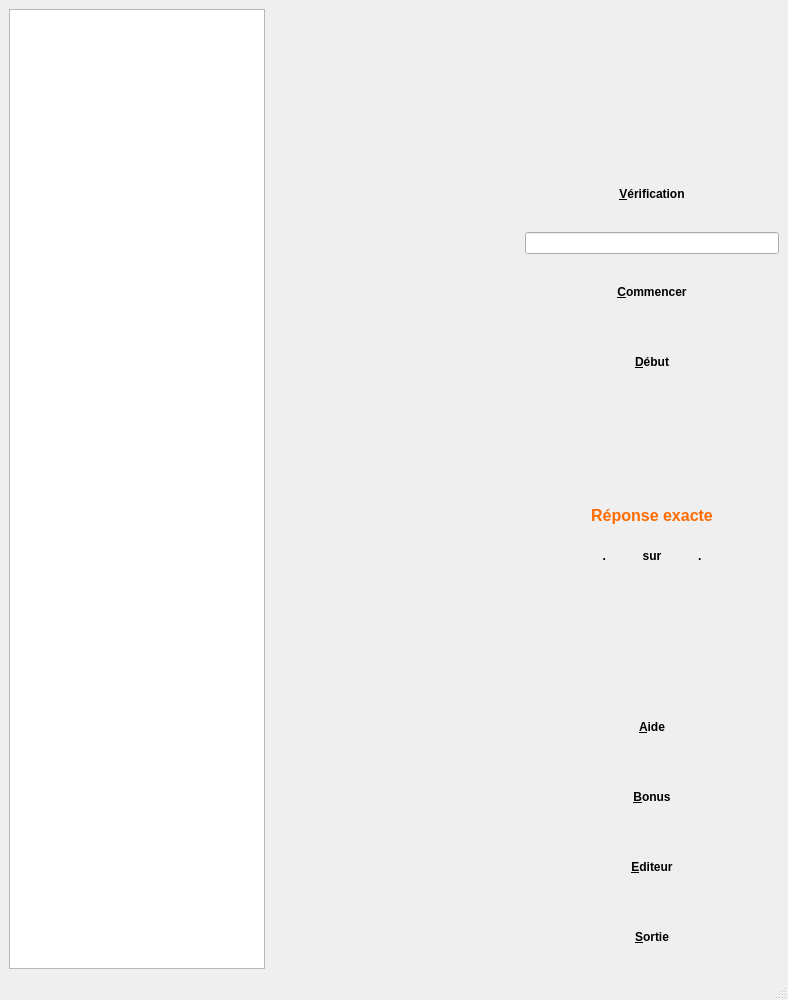
<?xml version="1.0" encoding="UTF-8"?>
<ui version="4.0">
 <class>exercice</class>
 <widget class="QMainWindow" name="exercice">
  <property name="windowModality">
   <enum>Qt::WindowModal</enum>
  </property>
  <property name="geometry">
   <rect>
    <x>0</x>
    <y>0</y>
    <width>788</width>
    <height>1000</height>
   </rect>
  </property>
  <property name="windowTitle">
   <string>MainWindow</string>
  </property>
  <widget class="QWidget" name="centralwidget">
   <layout class="QGridLayout" name="gridLayout">
    <item row="0" column="0">
     <widget class="QGraphicsView" name="vue"/>
    </item>
    <item row="0" column="1">
     <spacer name="horizontalSpacer">
      <property name="orientation">
       <enum>Qt::Horizontal</enum>
      </property>
      <property name="sizeHint" stdset="0">
       <size>
        <width>10</width>
        <height>20</height>
       </size>
      </property>
     </spacer>
    </item>
    <item row="0" column="2">
     <layout class="QVBoxLayout" name="verticalLayout_3">
      <item>
       <spacer name="verticalSpacer_5">
        <property name="orientation">
         <enum>Qt::Vertical</enum>
        </property>
        <property name="sizeType">
         <enum>QSizePolicy::Preferred</enum>
        </property>
        <property name="sizeHint" stdset="0">
         <size>
          <width>20</width>
          <height>13</height>
         </size>
        </property>
       </spacer>
      </item>
      <item>
       <widget class="QLabel" name="lblImageNiveau">
        <property name="text">
         <string/>
        </property>
        <property name="alignment">
         <set>Qt::AlignCenter</set>
        </property>
       </widget>
      </item>
      <item>
       <spacer name="verticalSpacer_1">
        <property name="orientation">
         <enum>Qt::Vertical</enum>
        </property>
        <property name="sizeType">
         <enum>QSizePolicy::Preferred</enum>
        </property>
        <property name="sizeHint" stdset="0">
         <size>
          <width>20</width>
          <height>13</height>
         </size>
        </property>
       </spacer>
      </item>
      <item>
       <layout class="QVBoxLayout" name="verticalLayout">
        <item>
         <widget class="AbulEduFlatBoutonV1" name="btnFeu">
          <property name="minimumSize">
           <size>
            <width>0</width>
            <height>30</height>
           </size>
          </property>
          <property name="maximumSize">
           <size>
            <width>16777215</width>
            <height>64</height>
           </size>
          </property>
          <property name="font">
           <font>
            <weight>75</weight>
            <bold>true</bold>
           </font>
          </property>
          <property name="toolTip">
           <string>Propose ta réponse</string>
          </property>
          <property name="text">
           <string>&amp;Vérification</string>
          </property>
          <property name="iconSize">
           <size>
            <width>64</width>
            <height>64</height>
           </size>
          </property>
          <property name="autoDefault">
           <bool>false</bool>
          </property>
          <property name="flat">
           <bool>true</bool>
          </property>
          <property name="IconeNormale" stdset="0">
           <string notr="true">:/calculmental/buttons/verification</string>
          </property>
          <property name="IconeSurvol" stdset="0">
           <string notr="true">:/calculmental/buttons/verificationHover</string>
          </property>
          <property name="IconePressed" stdset="0">
           <string notr="true">:/calculmental/buttons/verificationHover</string>
          </property>
          <property name="IconeDisabled" stdset="0">
           <string notr="true">:/calculmental/buttons/verificationDisabled</string>
          </property>
          <property name="TexteAlignement" stdset="0">
           <number>1</number>
          </property>
          <property name="TextePaddingLeft" stdset="0">
           <double>60.000000000000000</double>
          </property>
         </widget>
        </item>
        <item>
         <widget class="AbulEduLineEditV0" name="leResultat"/>
        </item>
       </layout>
      </item>
      <item>
       <widget class="AbulEduFlatBoutonV1" name="btnBallon">
        <property name="minimumSize">
         <size>
          <width>0</width>
          <height>30</height>
         </size>
        </property>
        <property name="maximumSize">
         <size>
          <width>16777215</width>
          <height>64</height>
         </size>
        </property>
        <property name="font">
         <font>
          <weight>75</weight>
          <bold>true</bold>
         </font>
        </property>
        <property name="toolTip">
         <string/>
        </property>
        <property name="text">
         <string>&amp;Commencer</string>
        </property>
        <property name="iconSize">
         <size>
          <width>64</width>
          <height>64</height>
         </size>
        </property>
        <property name="autoDefault">
         <bool>false</bool>
        </property>
        <property name="default">
         <bool>true</bool>
        </property>
        <property name="flat">
         <bool>true</bool>
        </property>
        <property name="IconeNormale" stdset="0">
         <string notr="true">:/calculmental/buttons/suite</string>
        </property>
        <property name="IconeSurvol" stdset="0">
         <string notr="true">:/calculmental/buttons/suiteHover</string>
        </property>
        <property name="IconePressed" stdset="0">
         <string notr="true">:/calculmental/buttons/suiteHover</string>
        </property>
        <property name="IconeDisabled" stdset="0">
         <string notr="true">:/calculmental/buttons/suiteDisabled</string>
        </property>
        <property name="TexteAlignement" stdset="0">
         <number>1</number>
        </property>
        <property name="TextePaddingLeft" stdset="0">
         <double>60.000000000000000</double>
        </property>
       </widget>
      </item>
      <item>
       <widget class="AbulEduFlatBoutonV1" name="btnRejouer">
        <property name="minimumSize">
         <size>
          <width>0</width>
          <height>30</height>
         </size>
        </property>
        <property name="maximumSize">
         <size>
          <width>16777215</width>
          <height>64</height>
         </size>
        </property>
        <property name="font">
         <font>
          <weight>75</weight>
          <bold>true</bold>
         </font>
        </property>
        <property name="toolTip">
         <string>Refais le même exercice</string>
        </property>
        <property name="text">
         <string>&amp;Début</string>
        </property>
        <property name="iconSize">
         <size>
          <width>64</width>
          <height>64</height>
         </size>
        </property>
        <property name="autoDefault">
         <bool>false</bool>
        </property>
        <property name="flat">
         <bool>true</bool>
        </property>
        <property name="IconeNormale" stdset="0">
         <string notr="true">:/calculmental/buttons/debut</string>
        </property>
        <property name="IconeSurvol" stdset="0">
         <string notr="true">:/calculmental/buttons/debutHover</string>
        </property>
        <property name="IconePressed" stdset="0">
         <string notr="true">:/calculmental/buttons/debutHover</string>
        </property>
        <property name="IconeDisabled" stdset="0">
         <string notr="true">:/calculmental/buttons/debutDisabled</string>
        </property>
        <property name="TexteAlignement" stdset="0">
         <number>1</number>
        </property>
        <property name="TextePaddingLeft" stdset="0">
         <double>60.000000000000000</double>
        </property>
       </widget>
      </item>
      <item>
       <layout class="QVBoxLayout" name="verticalLayout_2">
        <item>
         <widget class="QLabel" name="lblImgMsg">
          <property name="minimumSize">
           <size>
            <width>100</width>
            <height>100</height>
           </size>
          </property>
          <property name="text">
           <string/>
          </property>
          <property name="alignment">
           <set>Qt::AlignCenter</set>
          </property>
         </widget>
        </item>
        <item>
         <widget class="QLabel" name="lblMsgReponse">
          <property name="enabled">
           <bool>true</bool>
          </property>
          <property name="font">
           <font>
            <pointsize>12</pointsize>
            <weight>75</weight>
            <italic>false</italic>
            <bold>true</bold>
           </font>
          </property>
          <property name="styleSheet">
           <string notr="true">color : #ff6b00;
font: 12pt;
font-weight:bold</string>
          </property>
          <property name="text">
           <string>Réponse exacte 
</string>
          </property>
          <property name="alignment">
           <set>Qt::AlignCenter</set>
          </property>
          <property name="wordWrap">
           <bool>true</bool>
          </property>
         </widget>
        </item>
        <item>
         <layout class="QHBoxLayout" name="horizontalLayout">
          <item>
           <widget class="QLabel" name="lblPoints">
            <property name="font">
             <font>
              <weight>75</weight>
              <bold>true</bold>
             </font>
            </property>
            <property name="text">
             <string>.</string>
            </property>
            <property name="alignment">
             <set>Qt::AlignRight|Qt::AlignTrailing|Qt::AlignVCenter</set>
            </property>
           </widget>
          </item>
          <item>
           <widget class="QLabel" name="lblSur">
            <property name="font">
             <font>
              <weight>75</weight>
              <bold>true</bold>
             </font>
            </property>
            <property name="text">
             <string>sur</string>
            </property>
            <property name="alignment">
             <set>Qt::AlignCenter</set>
            </property>
           </widget>
          </item>
          <item>
           <widget class="QLabel" name="lblTotal">
            <property name="font">
             <font>
              <weight>75</weight>
              <bold>true</bold>
             </font>
            </property>
            <property name="text">
             <string>.</string>
            </property>
            <property name="alignment">
             <set>Qt::AlignLeading|Qt::AlignLeft|Qt::AlignVCenter</set>
            </property>
           </widget>
          </item>
         </layout>
        </item>
       </layout>
      </item>
      <item>
       <widget class="QLabel" name="lblMsg">
        <property name="font">
         <font>
          <weight>75</weight>
          <bold>true</bold>
         </font>
        </property>
        <property name="text">
         <string/>
        </property>
        <property name="alignment">
         <set>Qt::AlignCenter</set>
        </property>
       </widget>
      </item>
      <item>
       <widget class="AbulEduFlatBoutonV1" name="btnAide">
        <property name="minimumSize">
         <size>
          <width>0</width>
          <height>30</height>
         </size>
        </property>
        <property name="maximumSize">
         <size>
          <width>16777215</width>
          <height>64</height>
         </size>
        </property>
        <property name="font">
         <font>
          <weight>75</weight>
          <bold>true</bold>
         </font>
        </property>
        <property name="text">
         <string>&amp;Aide</string>
        </property>
        <property name="iconSize">
         <size>
          <width>64</width>
          <height>64</height>
         </size>
        </property>
        <property name="autoDefault">
         <bool>false</bool>
        </property>
        <property name="flat">
         <bool>true</bool>
        </property>
        <property name="IconeNormale" stdset="0">
         <string notr="true">:/calculmental/buttons/aide</string>
        </property>
        <property name="IconeSurvol" stdset="0">
         <string notr="true">:/calculmental/buttons/aideHover</string>
        </property>
        <property name="IconePressed" stdset="0">
         <string notr="true">:/calculmental/buttons/aideHover</string>
        </property>
        <property name="IconeDisabled" stdset="0">
         <string notr="true">:/calculmental/buttons/aideDisabled</string>
        </property>
        <property name="TexteAlignement" stdset="0">
         <number>1</number>
        </property>
        <property name="TextePaddingLeft" stdset="0">
         <double>60.000000000000000</double>
        </property>
       </widget>
      </item>
      <item>
       <widget class="AbulEduFlatBoutonV1" name="btn2chance">
        <property name="minimumSize">
         <size>
          <width>0</width>
          <height>30</height>
         </size>
        </property>
        <property name="maximumSize">
         <size>
          <width>16777215</width>
          <height>64</height>
         </size>
        </property>
        <property name="font">
         <font>
          <weight>75</weight>
          <bold>true</bold>
         </font>
        </property>
        <property name="toolTip">
         <string>Propose une autre réponse</string>
        </property>
        <property name="text">
         <string>&amp;Bonus</string>
        </property>
        <property name="iconSize">
         <size>
          <width>64</width>
          <height>64</height>
         </size>
        </property>
        <property name="autoDefault">
         <bool>false</bool>
        </property>
        <property name="flat">
         <bool>true</bool>
        </property>
        <property name="IconeNormale" stdset="0">
         <string notr="true">:/calculmental/buttons/bonus</string>
        </property>
        <property name="IconeSurvol" stdset="0">
         <string notr="true">:/calculmental/buttons/bonusHover</string>
        </property>
        <property name="IconePressed" stdset="0">
         <string notr="true">:/calculmental/buttons/bonusHover</string>
        </property>
        <property name="IconeDisabled" stdset="0">
         <string notr="true">:/calculmental/buttons/bonusDisabled</string>
        </property>
        <property name="TexteAlignement" stdset="0">
         <number>1</number>
        </property>
        <property name="TextePaddingLeft" stdset="0">
         <double>60.000000000000000</double>
        </property>
       </widget>
      </item>
      <item>
       <widget class="AbulEduFlatBoutonV1" name="btnEditeur">
        <property name="minimumSize">
         <size>
          <width>0</width>
          <height>30</height>
         </size>
        </property>
        <property name="maximumSize">
         <size>
          <width>16777215</width>
          <height>64</height>
         </size>
        </property>
        <property name="font">
         <font>
          <weight>75</weight>
          <bold>true</bold>
         </font>
        </property>
        <property name="toolTip">
         <string>Modifie les paramètres</string>
        </property>
        <property name="text">
         <string>&amp;Editeur</string>
        </property>
        <property name="iconSize">
         <size>
          <width>64</width>
          <height>64</height>
         </size>
        </property>
        <property name="autoDefault">
         <bool>false</bool>
        </property>
        <property name="flat">
         <bool>true</bool>
        </property>
        <property name="IconeNormale" stdset="0">
         <string notr="true">:/calculmental/buttons/edit</string>
        </property>
        <property name="IconeSurvol" stdset="0">
         <string notr="true">:/calculmental/buttons/editHover</string>
        </property>
        <property name="IconePressed" stdset="0">
         <string notr="true">:/calculmental/buttons/editHover</string>
        </property>
        <property name="IconeDisabled" stdset="0">
         <string notr="true">:/calculmental/buttons/editDisabled</string>
        </property>
        <property name="TexteAlignement" stdset="0">
         <number>1</number>
        </property>
        <property name="TextePaddingLeft" stdset="0">
         <double>60.000000000000000</double>
        </property>
       </widget>
      </item>
      <item>
       <widget class="AbulEduFlatBoutonV1" name="btnQuitter">
        <property name="minimumSize">
         <size>
          <width>0</width>
          <height>30</height>
         </size>
        </property>
        <property name="maximumSize">
         <size>
          <width>16777215</width>
          <height>64</height>
         </size>
        </property>
        <property name="font">
         <font>
          <weight>75</weight>
          <bold>true</bold>
         </font>
        </property>
        <property name="text">
         <string>&amp;Sortie</string>
        </property>
        <property name="iconSize">
         <size>
          <width>64</width>
          <height>64</height>
         </size>
        </property>
        <property name="autoDefault">
         <bool>false</bool>
        </property>
        <property name="flat">
         <bool>true</bool>
        </property>
        <property name="IconeNormale" stdset="0">
         <string notr="true">:/calculmental/buttons/sortie</string>
        </property>
        <property name="IconeSurvol" stdset="0">
         <string notr="true">:/calculmental/buttons/sortieHover</string>
        </property>
        <property name="IconePressed" stdset="0">
         <string notr="true">:/calculmental/buttons/sortieHover</string>
        </property>
        <property name="IconeDisabled" stdset="0">
         <string notr="true">:/calculmental/buttons/sortieDisabled</string>
        </property>
        <property name="TexteAlignement" stdset="0">
         <number>1</number>
        </property>
        <property name="TextePaddingLeft" stdset="0">
         <double>60.000000000000000</double>
        </property>
       </widget>
      </item>
     </layout>
    </item>
   </layout>
  </widget>
  <widget class="QMenuBar" name="menubar">
   <property name="geometry">
    <rect>
     <x>0</x>
     <y>0</y>
     <width>788</width>
     <height>20</height>
    </rect>
   </property>
  </widget>
  <widget class="QStatusBar" name="statusbar"/>
 </widget>
 <customwidgets>
  <customwidget>
   <class>AbulEduLineEditV0</class>
   <extends>QLineEdit</extends>
   <header location="global">abuledulineeditv0.h</header>
  </customwidget>
  <customwidget>
   <class>AbulEduFlatBoutonV1</class>
   <extends>QPushButton</extends>
   <header>abuleduflatboutonv1.h</header>
  </customwidget>
 </customwidgets>
 <resources/>
 <connections/>
</ui>
